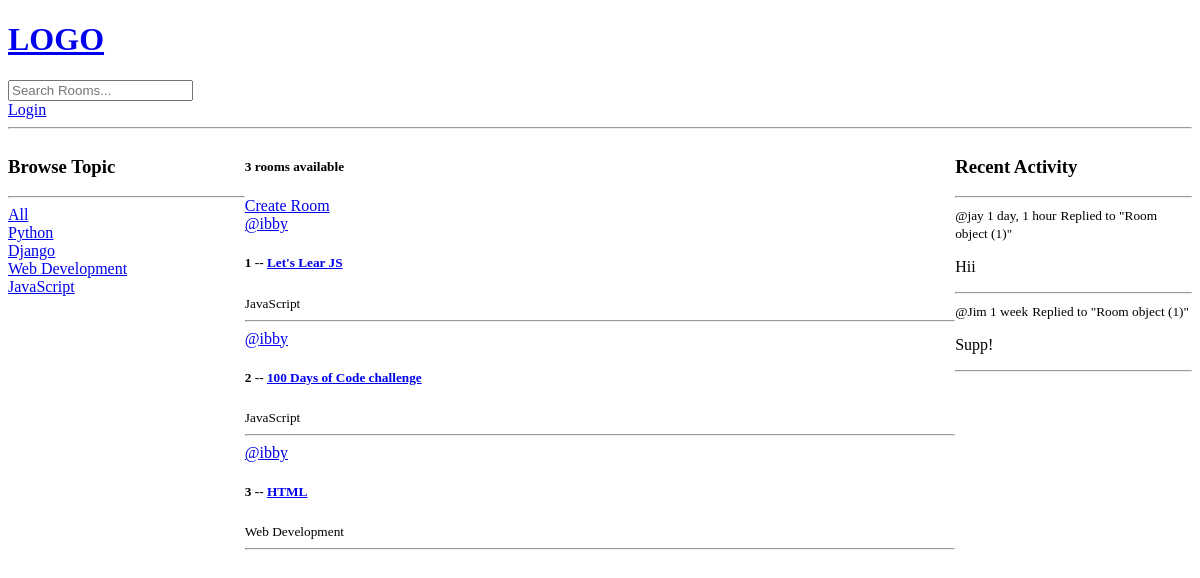
Before: / with the older database file.
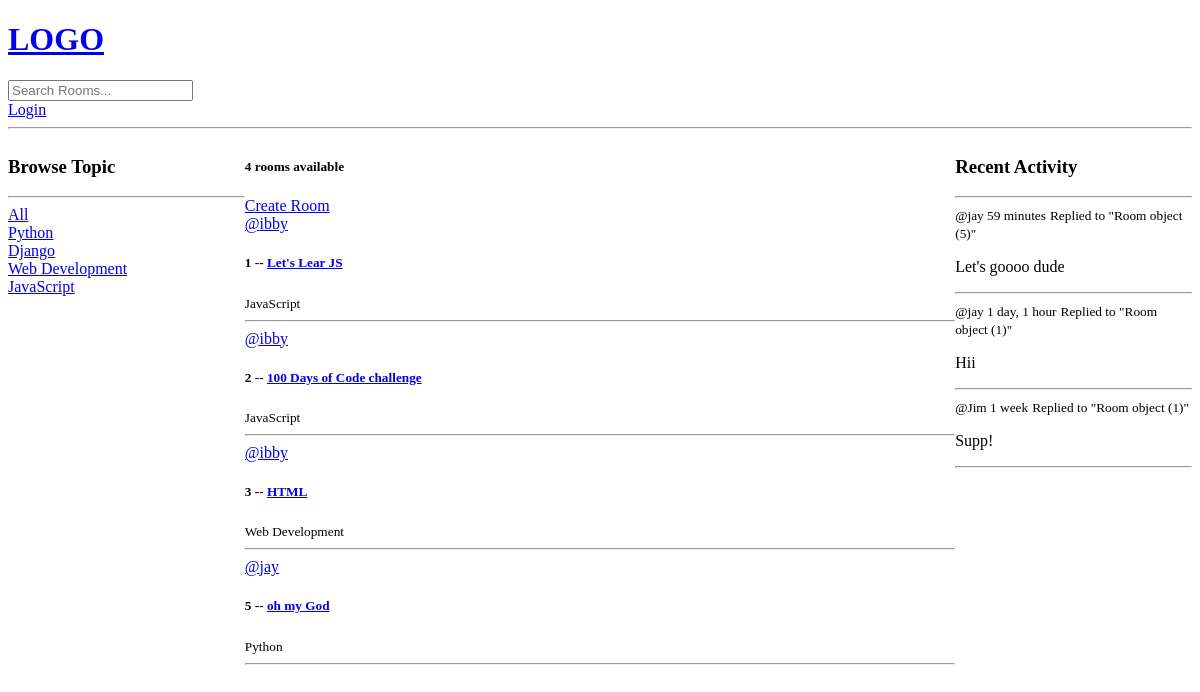
After: the same page with the newer database file.
### base/models.py (models this page shows, shortened)
class Topic(models.Model):
    name = models.CharField(max_length=200)

class Room(models.Model):
    host = models.ForeignKey(User, on_delete=models.SET_NULL, null=True)
    topic =  models.ForeignKey(Topic, on_delete=models.SET_NULL, null=True)
    name = models.CharField(max_length=200)
    description = models.TextField(null=True, blank =True)
    participants = models.ManyToManyField(User, related_name='participants', blank=True)
    updated = models.DateTimeField(auto_now=True)
    created = models.DateTimeField(auto_now_add=True)

class Message(models.Model):
    user = models.ForeignKey(User, on_delete=models.CASCADE)
    room = models.ForeignKey(Room, on_delete=models.CASCADE)
    body = models.TextField()
    updated = models.DateTimeField(auto_now=True)
    created = models.DateTimeField(auto_now_add=True)

### base/views.py (the view)
# urls.py: path('', views.home, name='home'),
def home(request):
   q = request.GET.get('q') if request.GET.get('q') != None else ''
   rooms = Room.objects.filter(Q(topic__name__icontains=q) |
                               Q(name__icontains=q) |
                               Q(description__icontains=q)
                               )
   topics = Topic.objects.all()
   room_count = rooms.count()
   room_messages = Message.objects.all().order_by('-created').filter(Q(room__topic__name__icontains=q))
   context = {'rooms': rooms, 'topics': topics, "room_count": room_count, "room_messages": room_messages}
   return render(request, 'base/home.html', context )

### base/templates/base/home.html (shortened to what this page needs)
{% extends 'main.html'%} {% block content%}
<div class="home-container">
  <div>
    {% include 'base/topics_component.html' %}
  </div>
  <div>
    <h5>{{room_count}} rooms available</h5>
    <a href="{% url 'create-room'%}">Create Room</a>
      {% include 'base/feed_component.html' %}
  </div>
  <div >
    {% include 'base/activity_component.html' %}
  </div>
</div>
{%endblock content%}

### base/templates/base/topics_component.html
    <h3>Browse Topic</h3>
    <hr />
    <div>
        <a href="{% url 'home' %}"">All</a>
      </div>
    {% for topic in topics %}
      <div>
        <a href="{% url 'home' %}?q={{topic.name}}">{{topic.name}}</a>
      </div>
    {% endfor %}

### base/templates/base/feed_component.html (shortened to what this page needs)
<div>
  {% for room in rooms %}
  <div>
    <a href="{% url 'user-profile' room.host.id %}">@{{room.host.username}}</a>
    <h5>{{room.id}} -- <a href="{% url 'room' room.id %}">{{room.name}}</a></h5>
    <small>{{room.topic.name}}</small>
    <hr />
  </div>
  {% endfor %}
</div>

### base/templates/base/activity_component.html (shortened to what this page needs)
<h3>Recent Activity</h3>
<hr />
{% for message in room_messages %}
<div>
  <small>@{{message.user}} {{message.created | timesince}}</small>
  <small>Replied to "{{message.room}}"</small>
  <p>{{message.body}}</p>
  <hr />
</div>
{% endfor %}

Changed rows visible on the page:
added Room: host.username "jay", id "5", name "oh my God", topic.name "Python"
added Message: user "jay", created "59 minutes", room "Room object (5)", body "Let's goooo dude"
Other visible differences:
{{ room_count }}: "3" → "4"
